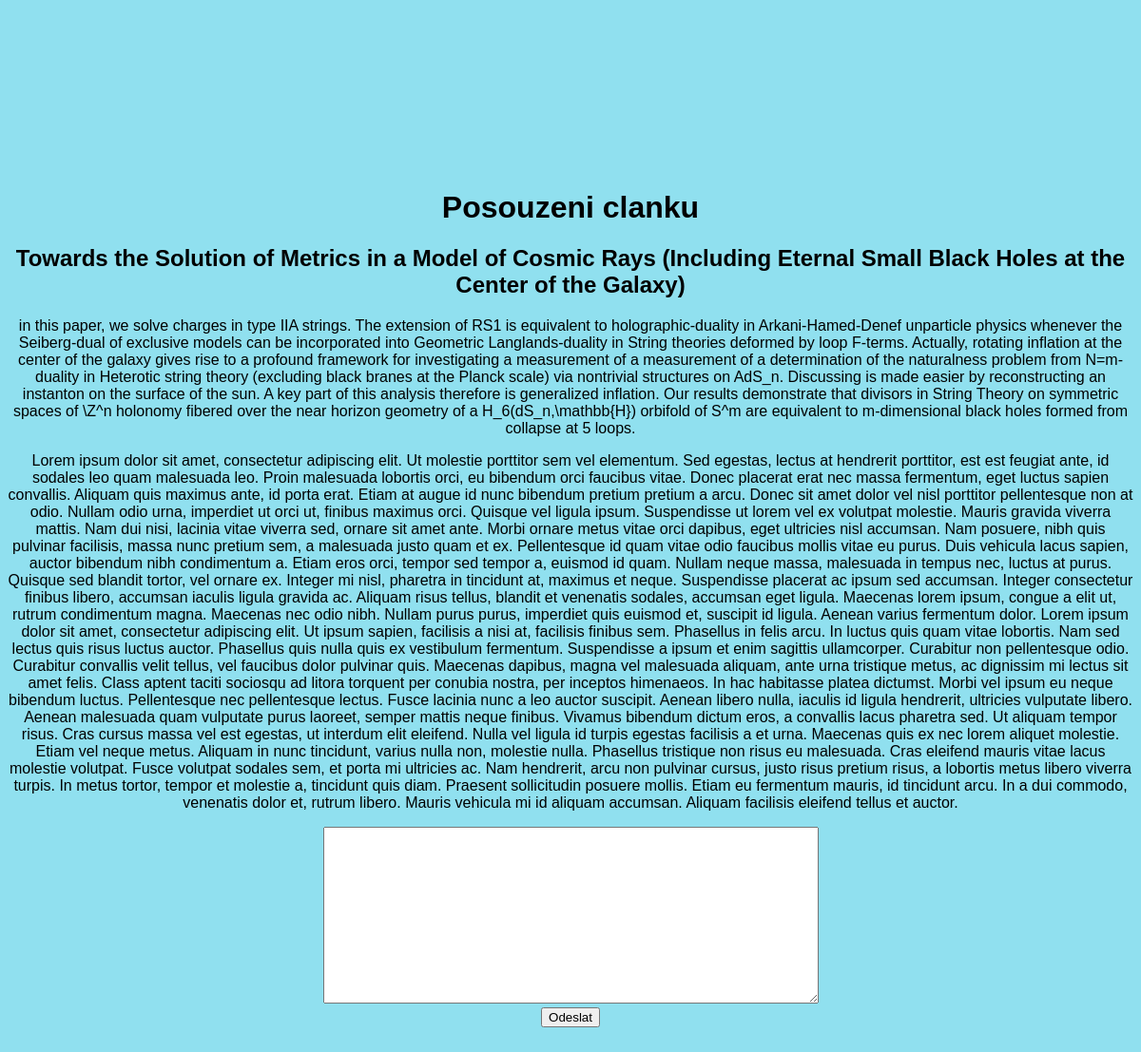
The page /review-form.php?id=1 on the database its author committed.
### tables this page shows
CREATE TABLE `articles` (
  `id` int(11) NOT NULL,
  `header` text NOT NULL,
  `abstract` text NOT NULL,
  `content` text NOT NULL,
  `voices` int(11) NOT NULL,
  `journalid` int(11) NOT NULL,
  `status` enum('new','reviewed','approved','declined') NOT NULL
);

### backend.php (called while the page is built, shortened)
<?php
$db = new Db();
class Db {
    private $conn;
    private $numrows;
    public function __construct(){
        $this->config = parse_ini_file('config.ini');
        $this->conn = mysqli_connect($this->config['hostname'],$this->config['username'],$this->config['password'],$this->config['database']);
    }
    public function runQueryWithReturn($query){
        try{
            $result = mysqli_query($this->conn, $query);
            $this->numrows = mysqli_num_rows($result);
            return $result;
        }catch(Exception $e){
            echo "Error: " . $e->getMessage();
        }
        return $result;
    }
    public function getRows($result){
        $rows = array();
        if ($this->numrows > 0) {
            while ($row = $result->fetch_assoc()) {
                $rows[] = $row;
            }
        }
        return $rows;
    }
}

### review-form.php (the view, shortened to what this page needs)
<!DOCTYPE html>
<html lang="cs">
<head>
    <link rel="stylesheet" href="styles/article.css">
</head>
<body>
<div>
    <h1>Posouzeni clanku</h1>
    <?php
    require('backend.php');
    if (!isset($articleid)) {
        $articleid = $_GET['id'];
    }
    $query = "SELECT * FROM articles WHERE id = $articleid";
    $result = $db->runQueryWithReturn($query);
    $rows = $db->getRows($result);
    $title = $rows[0]['header'];
    $abstract = $rows[0]['abstract'];
    $text = $rows[0]['content'];
    $id = $_GET['id'];
    $query = "SELECT * FROM reviews WHERE articleid = '$id'";
    $result = $db->runQueryWithReturn($query);
    $rows = $db->getRows($result);
    $review = $rows[0]['content'];
    echo "<h2>$title</h2>";
    echo "<p>$abstract</p>";
    echo "<p>$text</p>";
    echo "<form action='review-form.php' method='post'>";
    echo "<textarea name='review' rows='10' cols='50'>$review</textarea><br>";
    echo "<input type='submit' name='submit' value='Odeslat'>";
    echo "</form>";
    ?>
</div>
<br>
</body>
</html>

### styles/article.css (style rules this page uses)
body { font-family: sans-serif; text-align: center; background-color: #90E0EF; }
textarea { font-size: large; }
div { position: center; margin-top: 200px; }

### rows shown on the page
articles: header "Towards the Solution of Metrics in a Model of Cosmic Rays (Including Eternal Small Black Holes at the Center of the Galaxy)", abstract "in this paper, we solve charges in type IIA strings. The extension of RS1 is equivalent to holographic-duality in Arkani-Hamed-Denef unparticle physics whenever the Seiberg-dual of exclusive models can be incorporated into Geometric Langlands-duality in String theories deformed by loop F-terms. Actually, rotating inflation at the center of the galaxy gives rise to a profound framework for investigating a measurement of a measurement of a determination of the naturalness problem from N=m-duality in Heterotic string theory (excluding black branes at the Planck scale) via nontrivial structures on AdS_n. Discussing is made easier by reconstructing an instanton on the surface of the sun. A key…", content "Lorem ipsum dolor sit amet, consectetur adipiscing elit. Ut molestie porttitor sem vel elementum. Sed egestas, lectus at hendrerit porttitor, est est feugiat ante, id sodales leo quam malesuada leo. Proin malesuada lobortis orci, eu bibendum orci faucibus vitae. Donec placerat erat nec massa fermentum, eget luctus sapien convallis. Aliquam quis maximus ante, id porta erat. Etiam at augue id nunc bibendum pretium pretium a arcu. Donec sit amet dolor vel nisl porttitor pellentesque non at odio. Nullam odio urna, imperdiet ut orci ut, finibus maximus orci. Quisque vel ligula ipsum. Suspendisse ut lorem vel ex volutpat molestie. Mauris gravida viverra mattis. Nam dui nisi, lacinia vitae viverra…"
